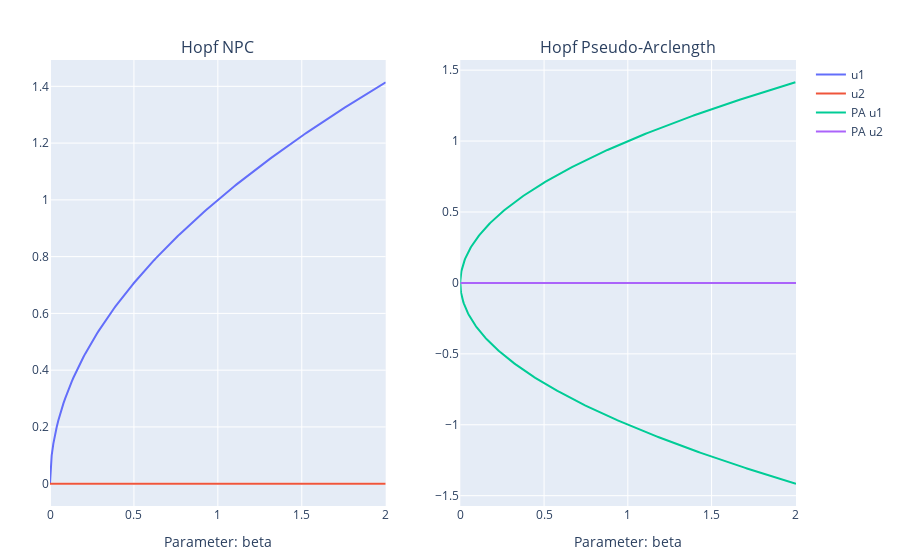

Source (notebook cell):
### Markdown cell above
Here's the same plot, combined with one of the same function using the pseudo arclength method instead:

### Code cell
hopf_npc_plot = plot_continuation(
    hopf2d,
    [1 1],
    6,
    "beta",
    2:-0.01:0,
    method = "npc",
    title = "Hopf NPC",
)
hopf_pa_plot = plot_continuation(
    hopf2d,
    [1 1],
    6,
    "beta",
    2:-0.01:0,
    method = "pa",
    title = "Hopf Pseudo-Arclength",
    labels = ["PA u1", "PA u2"],
)

hopf_plot = [hopf_npc_plot hopf_pa_plot]
relayout!(hopf_plot)
hopf_plot

### Figure 1 — Plotly figure (JSON) as saved in the notebook; plotly's stock layout.template omitted (floating-point values rounded to 4 significant figures; data arrays with more than 128 entries replaced by an {"elided": "..."} marker saying what was removed)
{"data": [{"mode": "lines", "name": "u1", "type": "scatter", "x": {"elided": "201 float values"}, "xaxis": "x1", "y": {"elided": "201 float values"}, "yaxis": "y1"}, {"mode": "lines", "name": "u2", "type": "scatter", "x": {"elided": "201 float values"}, "xaxis": "x1", "y": {"elided": "201 float values"}, "yaxis": "y1"}, {"mode": "lines", "name": "PA u1", "type": "scatter", "x": {"elided": "481 float values"}, "xaxis": "x2", "y": {"elided": "481 float values"}, "yaxis": "y2"}, {"mode": "lines", "name": "PA u2", "type": "scatter", "x": {"elided": "481 float values"}, "xaxis": "x2", "y": {"elided": "481 float values"}, "yaxis": "y2"}], "layout": {"annotations": [{"font": {"size": 16}, "showarrow": false, "text": "Hopf NPC", "x": 0.225, "xanchor": "center", "xref": "paper", "y": 1, "yanchor": "bottom", "yref": "paper"}, {"font": {"size": 16}, "showarrow": false, "text": "Hopf Pseudo-Arclength", "x": 0.775, "xanchor": "center", "xref": "paper", "y": 1, "yanchor": "bottom", "yref": "paper"}], "margin": {"b": 50, "l": 50, "r": 50, "t": 60}, "xaxis1": {"anchor": "y1", "domain": [0, 0.45], "title": {"text": "Parameter: beta"}}, "xaxis2": {"anchor": "y2", "domain": [0.55, 1], "title": {"text": "Parameter: beta"}}, "yaxis1": {"anchor": "x1", "domain": [0, 1]}, "yaxis2": {"anchor": "x2", "domain": [0, 1]}}}
